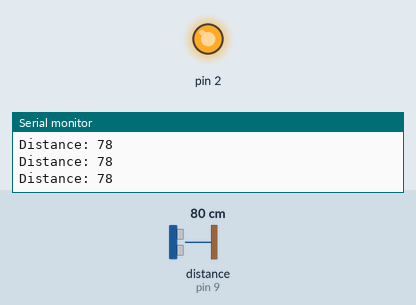
This sketch was run on a simulated Arduino Uno, built with avr-gcc and run on an emulated ATmega328P. Shown: output pins drawn as LEDs (lit = HIGH), the last lines printed to the serial monitor. Wiring (inferred from the names in the program): ultrasonic range finder: trigger pin 8; echo pin 9. The inputs (shaded band) are chosen by the test bench; at power-on: distance to the obstacle (sensor on pin 9) 80 cm. The echo pulse lasts 58.3 µs per cm; pins used as bus, display or sensor lines are not drawn.

Above: at 1.3 s.
1.4 s: distance to the obstacle (sensor on pin 9) set to 13 cm
2.9 s: distance to the obstacle (sensor on pin 9) set to 10 cm
At 3.3 s:
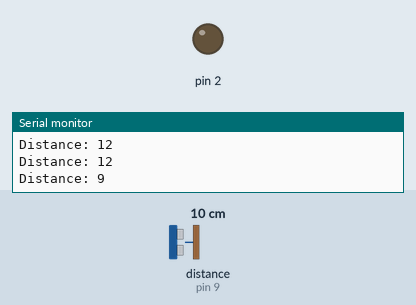
4.5 s: distance to the obstacle (sensor on pin 9) set to 18 cm
At 5.7 s:
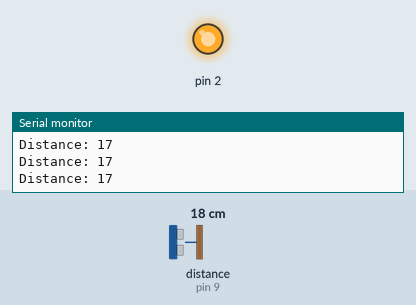
6.0 s: distance to the obstacle (sensor on pin 9) set to 2 cm
At 7.2 s:
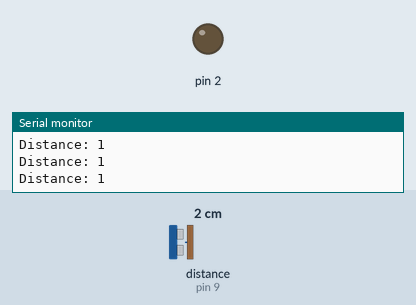
Timing chart, 0 to 8.5 s (numbered marks = the images above; inputs shaded):
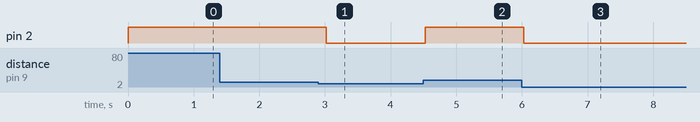

The sketch:

Ultrasonic_sensor_with_relay.ino
```cpp
const int trigPin = 8;

const int echoPin = 9;

long duration;
int distance;

void setup() {
pinMode (2,OUTPUT);
pinMode (trigPin,OUTPUT);
pinMode (echoPin,INPUT);
Serial.begin(9600);
}
void loop() {

digitalWrite(trigPin,LOW);
delayMicroseconds (2);

digitalWrite(trigPin,HIGH);
delayMicroseconds (10);
digitalWrite(trigPin,LOW);

duration = pulseIn(echoPin,HIGH);
digitalWrite(trigPin,HIGH);

distance = duration*0.034/2;

Serial.print("Distance: ");
Serial.println(distance);

if (distance <=10)
{
digitalWrite(2,LOW);
delay(500);
}
else
{
digitalWrite(2,HIGH);
delay(500);
}
}
```

Measured:
- the behaviour switches between 12 and 11 cm on distance to the obstacle (sensor on pin 9) (found by bisection; images 0 and 1)
- after the input at 2.9 s, pin 2: HIGH → LOW after 0.12 s
- after the input at 4.5 s, pin 2: LOW → HIGH at once
- after the input at 6.0 s, pin 2: HIGH → LOW at once
